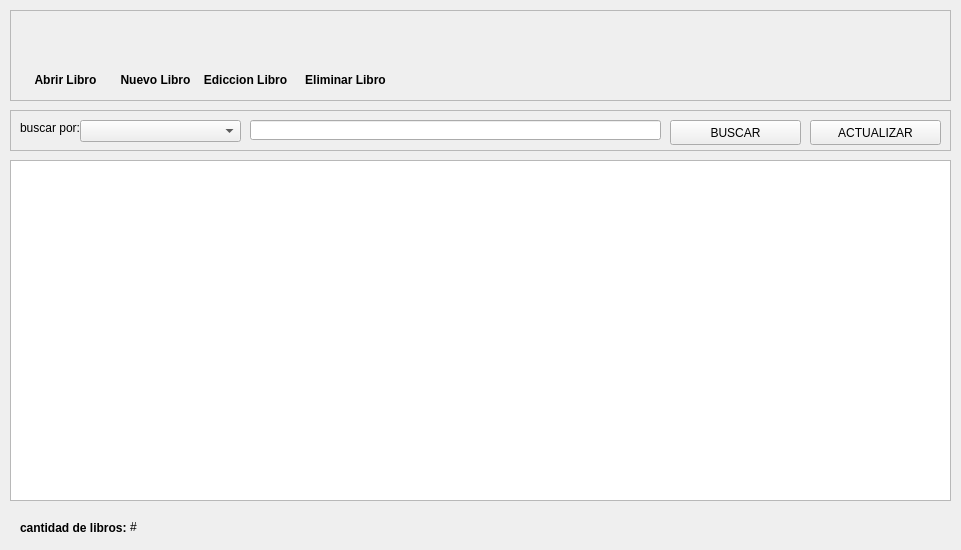
<?xml version="1.0" encoding="UTF-8"?>
<ui version="4.0">
 <class>ListBookForm</class>
 <widget class="QWidget" name="ListBookForm">
  <property name="geometry">
   <rect>
    <x>0</x>
    <y>0</y>
    <width>961</width>
    <height>550</height>
   </rect>
  </property>
  <property name="windowTitle">
   <string>Books List</string>
  </property>
  <widget class="QFrame" name="buttonsFrame">
   <property name="geometry">
    <rect>
     <x>10</x>
     <y>10</y>
     <width>941</width>
     <height>91</height>
    </rect>
   </property>
   <property name="frameShape">
    <enum>QFrame::StyledPanel</enum>
   </property>
   <property name="frameShadow">
    <enum>QFrame::Raised</enum>
   </property>
   <widget class="QPushButton" name="open_book_button">
    <property name="geometry">
     <rect>
      <x>20</x>
      <y>10</y>
      <width>71</width>
      <height>51</height>
     </rect>
    </property>
    <property name="cursor">
     <cursorShape>PointingHandCursor</cursorShape>
    </property>
    <property name="styleSheet">
     <string notr="true">QPushButton:hover
{
	border-style: solid;
   	background-color:#bbdefb;

}

QPushButton:pressed
{
	 	background-color:#0069c0;
}

</string>
    </property>
    <property name="text">
     <string/>
    </property>
    <property name="icon">
     <iconset>
      <normaloff>../assets/icons/open-book-icon.png</normaloff>../assets/icons/open-book-icon.png</iconset>
    </property>
    <property name="iconSize">
     <size>
      <width>50</width>
      <height>50</height>
     </size>
    </property>
    <property name="flat">
     <bool>true</bool>
    </property>
   </widget>
   <widget class="QLabel" name="label">
    <property name="geometry">
     <rect>
      <x>10</x>
      <y>60</y>
      <width>91</width>
      <height>21</height>
     </rect>
    </property>
    <property name="text">
     <string>&lt;html&gt;&lt;head/&gt;&lt;body&gt;&lt;p align=&quot;center&quot;&gt;&lt;span style=&quot; font-weight:600;&quot;&gt;Abrir Libro&lt;/span&gt;&lt;/p&gt;&lt;/body&gt;&lt;/html&gt;</string>
    </property>
   </widget>
   <widget class="QLabel" name="label_2">
    <property name="geometry">
     <rect>
      <x>100</x>
      <y>60</y>
      <width>91</width>
      <height>21</height>
     </rect>
    </property>
    <property name="text">
     <string>&lt;html&gt;&lt;head/&gt;&lt;body&gt;&lt;p align=&quot;center&quot;&gt;&lt;span style=&quot; font-weight:600;&quot;&gt;Nuevo Libro&lt;/span&gt;&lt;/p&gt;&lt;/body&gt;&lt;/html&gt;</string>
    </property>
   </widget>
   <widget class="QPushButton" name="open_new_button">
    <property name="geometry">
     <rect>
      <x>110</x>
      <y>10</y>
      <width>71</width>
      <height>51</height>
     </rect>
    </property>
    <property name="cursor">
     <cursorShape>PointingHandCursor</cursorShape>
    </property>
    <property name="styleSheet">
     <string notr="true">QPushButton:hover
{
	border-style: solid;
   	background-color:#bbdefb;

}

QPushButton:pressed
{
	 	background-color:#0069c0;
}

</string>
    </property>
    <property name="text">
     <string/>
    </property>
    <property name="icon">
     <iconset>
      <normaloff>../assets/icons/add-book-icon.png</normaloff>../assets/icons/add-book-icon.png</iconset>
    </property>
    <property name="iconSize">
     <size>
      <width>50</width>
      <height>50</height>
     </size>
    </property>
    <property name="flat">
     <bool>true</bool>
    </property>
   </widget>
   <widget class="QPushButton" name="open_edit_button">
    <property name="geometry">
     <rect>
      <x>200</x>
      <y>10</y>
      <width>71</width>
      <height>51</height>
     </rect>
    </property>
    <property name="cursor">
     <cursorShape>PointingHandCursor</cursorShape>
    </property>
    <property name="styleSheet">
     <string notr="true">QPushButton:hover
{
	border-style: solid;
   	background-color:#bbdefb;

}

QPushButton:pressed
{
	 	background-color:#0069c0;
}

</string>
    </property>
    <property name="text">
     <string/>
    </property>
    <property name="icon">
     <iconset>
      <normaloff>../assets/icons/edit-book.png</normaloff>../assets/icons/edit-book.png</iconset>
    </property>
    <property name="iconSize">
     <size>
      <width>50</width>
      <height>50</height>
     </size>
    </property>
    <property name="flat">
     <bool>true</bool>
    </property>
   </widget>
   <widget class="QLabel" name="label_3">
    <property name="geometry">
     <rect>
      <x>190</x>
      <y>60</y>
      <width>91</width>
      <height>21</height>
     </rect>
    </property>
    <property name="text">
     <string>&lt;html&gt;&lt;head/&gt;&lt;body&gt;&lt;p align=&quot;center&quot;&gt;&lt;span style=&quot; font-weight:600;&quot;&gt;Ediccion Libro&lt;/span&gt;&lt;/p&gt;&lt;/body&gt;&lt;/html&gt;</string>
    </property>
   </widget>
   <widget class="QPushButton" name="delete_book_button">
    <property name="geometry">
     <rect>
      <x>300</x>
      <y>10</y>
      <width>71</width>
      <height>51</height>
     </rect>
    </property>
    <property name="cursor">
     <cursorShape>PointingHandCursor</cursorShape>
    </property>
    <property name="styleSheet">
     <string notr="true">QPushButton:hover
{
	border-style: solid;
   	background-color:#bbdefb;

}

QPushButton:pressed
{
	 	background-color:#0069c0;
}

</string>
    </property>
    <property name="text">
     <string/>
    </property>
    <property name="icon">
     <iconset>
      <normaloff>../assets/icons/delete-book-icon.png</normaloff>../assets/icons/delete-book-icon.png</iconset>
    </property>
    <property name="iconSize">
     <size>
      <width>50</width>
      <height>50</height>
     </size>
    </property>
    <property name="flat">
     <bool>true</bool>
    </property>
   </widget>
   <widget class="QLabel" name="label_4">
    <property name="geometry">
     <rect>
      <x>290</x>
      <y>60</y>
      <width>91</width>
      <height>21</height>
     </rect>
    </property>
    <property name="text">
     <string>&lt;html&gt;&lt;head/&gt;&lt;body&gt;&lt;p align=&quot;center&quot;&gt;&lt;span style=&quot; font-weight:600;&quot;&gt;Eliminar Libro&lt;/span&gt;&lt;/p&gt;&lt;/body&gt;&lt;/html&gt;</string>
    </property>
   </widget>
  </widget>
  <widget class="QFrame" name="frame">
   <property name="geometry">
    <rect>
     <x>10</x>
     <y>110</y>
     <width>941</width>
     <height>41</height>
    </rect>
   </property>
   <property name="frameShape">
    <enum>QFrame::StyledPanel</enum>
   </property>
   <property name="frameShadow">
    <enum>QFrame::Raised</enum>
   </property>
   <widget class="QLabel" name="label_5">
    <property name="geometry">
     <rect>
      <x>10</x>
      <y>10</y>
      <width>71</width>
      <height>16</height>
     </rect>
    </property>
    <property name="text">
     <string>buscar por:</string>
    </property>
   </widget>
   <widget class="QComboBox" name="searchByCombobox">
    <property name="geometry">
     <rect>
      <x>70</x>
      <y>10</y>
      <width>161</width>
      <height>22</height>
     </rect>
    </property>
   </widget>
   <widget class="QLineEdit" name="parameterLineEdit">
    <property name="geometry">
     <rect>
      <x>240</x>
      <y>10</y>
      <width>411</width>
      <height>20</height>
     </rect>
    </property>
   </widget>
   <widget class="QPushButton" name="searchButton">
    <property name="geometry">
     <rect>
      <x>660</x>
      <y>10</y>
      <width>131</width>
      <height>25</height>
     </rect>
    </property>
    <property name="text">
     <string>BUSCAR</string>
    </property>
    <property name="icon">
     <iconset>
      <normaloff>../assets/icons/search-icon.png</normaloff>../assets/icons/search-icon.png</iconset>
    </property>
   </widget>
   <widget class="QPushButton" name="refreshButton">
    <property name="geometry">
     <rect>
      <x>800</x>
      <y>10</y>
      <width>131</width>
      <height>25</height>
     </rect>
    </property>
    <property name="text">
     <string>ACTUALIZAR</string>
    </property>
    <property name="icon">
     <iconset>
      <normaloff>../assets/icons/refresh-icon.png</normaloff>../assets/icons/refresh-icon.png</iconset>
    </property>
   </widget>
  </widget>
  <widget class="QTableWidget" name="listBooksTable">
   <property name="geometry">
    <rect>
     <x>10</x>
     <y>160</y>
     <width>941</width>
     <height>341</height>
    </rect>
   </property>
  </widget>
  <widget class="QLabel" name="label_6">
   <property name="geometry">
    <rect>
     <x>20</x>
     <y>520</y>
     <width>111</width>
     <height>16</height>
    </rect>
   </property>
   <property name="text">
    <string>&lt;html&gt;&lt;head/&gt;&lt;body&gt;&lt;p&gt;&lt;span style=&quot; font-weight:600;&quot;&gt;cantidad de libros:&lt;/span&gt;&lt;/p&gt;&lt;/body&gt;&lt;/html&gt;</string>
   </property>
  </widget>
  <widget class="QLabel" name="booksQtyLabel">
   <property name="geometry">
    <rect>
     <x>130</x>
     <y>520</y>
     <width>47</width>
     <height>13</height>
    </rect>
   </property>
   <property name="text">
    <string>#</string>
   </property>
  </widget>
 </widget>
 <resources/>
 <connections/>
</ui>
